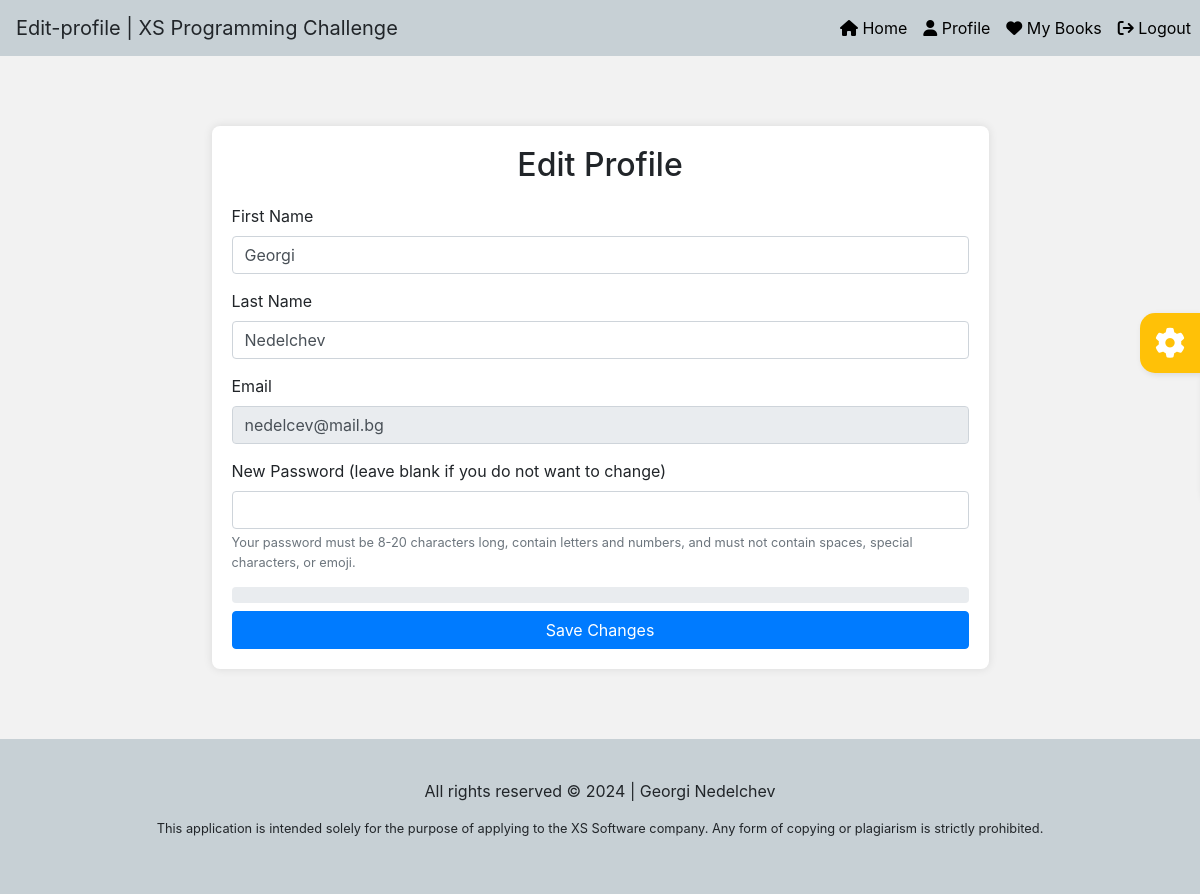
The app's page /edit-profile (signed in) with its own data.
### tables this page shows
CREATE TABLE `users` (
  `id` int(11) NOT NULL,
  `first_name` varchar(50) NOT NULL,
  `last_name` varchar(50) NOT NULL,
  `email` varchar(100) NOT NULL,
  `password` varchar(255) NOT NULL,
  `active` tinyint(1) DEFAULT 0,
  `deleted` int(11) NOT NULL DEFAULT 0,
  `is_admin` tinyint(1) DEFAULT 0,
  `created_at` timestamp NOT NULL DEFAULT current_timestamp()
);

### models/User.php (called while the page is built, shortened)
<?php
class User {
    private $conn;
    private $table_name = "users";
    public $id;
    public function __construct($db) {
        $this->conn = $db;
    }
    public function getUserById() {
        $query = "SELECT * FROM " . $this->table_name . " WHERE id = :id AND deleted = 0 LIMIT 0,1";
        $stmt = $this->conn->prepare($query);
        $stmt->bindParam(':id', $this->id);
        $stmt->execute();
        $row = $stmt->fetch(PDO::FETCH_ASSOC);
        if ($row) {
            $this->id = $row['id'];
            $this->first_name = $row['first_name'];
            $this->last_name = $row['last_name'];
            $this->email = $row['email'];
            return true;
        }
        return false;
    }
}
?>

### views/edit-profile.php (the view, shortened to what this page needs)
<?php
$database = new Database();
$db = $database->getConnection();
$user = new User($db);
$user->id = $_SESSION['user_id'];
$user->getUserById();
?>
<div class="container">
	<div class="form-container">
		<h2>Edit Profile</h2>
		<form id="edit-profile" method="post">
			<div class="form-group">
				<label for="first_name">First Name</label>
				<input type="text" class="form-control" id="first_name" name="first_name" value="<?php echo htmlspecialchars($user->first_name); ?>" required>
			</div>
			<div class="form-group">
				<label for="last_name">Last Name</label>
				<input type="text" class="form-control" id="last_name" name="last_name" value="<?php echo htmlspecialchars($user->last_name); ?>" required>
			</div>
			<div class="form-group">
				<label for="email">Email</label>
				<input type="email" disabled class="form-control" id="email" name="email" value="<?php echo htmlspecialchars($user->email); ?>" required>
			</div>
			<div class="form-group">
				<label for="password">New Password (leave blank if you do not want to change)</label>
				<input type="password" class="form-control" id="password" name="password" onkeyup="checkEditPasswordStrength()">
				<small id="passwordHelp" class="form-text text-muted">Your password must be 8-20 characters long, contain letters and numbers, and must not contain spaces, special characters, or emoji.</small>
			</div>
			<div class="progress mb-2">
			</div>
			<button type="submit" id="edit-profile-button" class="btn btn-primary btn-block">Save Changes</button>
		</form>
	</div>
</div>

### css/styles.css (style rules this page uses)
body { padding-top: 56px; display: flex; flex-direction: column; min-height: 100vh; background-color: #f2f2f2; }
.container { flex: 1; }
.form-container, .table-container { max-width: 70%; margin: 70px auto; padding: 20px; background-color: #fff; box-shadow: 0 0 10px rgba(0, 0, 0, 0.1); border-radius: 8px; position: relative; }
.form-container h2 { text-align: center; margin-bottom: 20px; }
.form-container .form-group { margin-bottom: 15px; }

### records on screen
users: first_name "Georgi", last_name "Nedelchev", email "nedelcev@mail.bg"

### other values on screen
$controller "Edit-profile"
